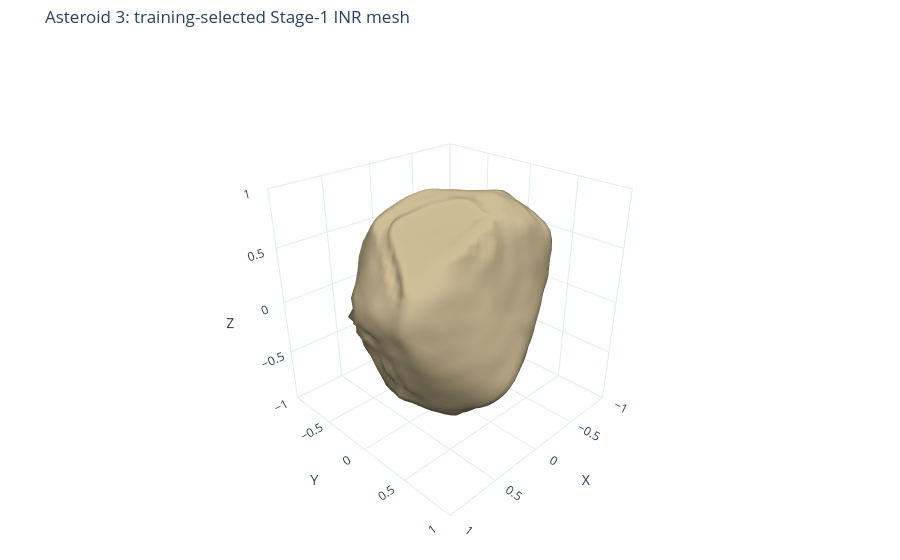
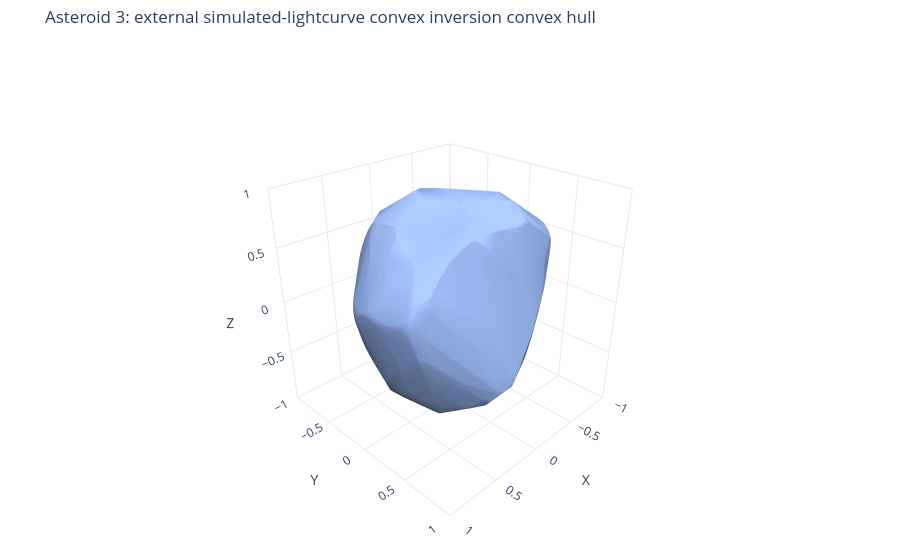

The cell these charts' notebook holds for them, in order:
### Code cell
verts_s1_np = verts_s1[0].detach().cpu().numpy()
faces_np = faces.detach().cpu().numpy()
fig_s1 = plot_interactive_mesh(
    vertices=verts_s1_np, faces=faces_np,
    title=f"Asteroid {ASTEROID_ID}: {SELECTION_STAGE1}-selected Stage-1 INR mesh",
    mesh_color="#c0b08a", show_edges=False,
)
fig_s1.show()
hull_mesh = reference_mesh_norm.convex_hull
fig_hull = plot_interactive_mesh(
    vertices=np.asarray(hull_mesh.vertices), faces=np.asarray(hull_mesh.faces),
    title=f"Asteroid {ASTEROID_ID}: {REFERENCE_MESH_LABEL} convex hull",
    mesh_color="#a0c0ff", show_edges=False,
)
fig_hull.show()

### Figure 1 — Plotly figure (JSON) as saved in the notebook; plotly's stock layout.template omitted (floating-point values rounded to 4 significant figures; data arrays with more than 128 entries replaced by an {"elided": "..."} marker saying what was removed)
{"data": [{"color": "#c0b08a", "flatshading": false, "hovertemplate": "x=%{x:.3f}<br>y=%{y:.3f}<br>z=%{z:.3f}<extra></extra>", "i": {"elided": "5120 int values"}, "j": {"elided": "5120 int values"}, "k": {"elided": "5120 int values"}, "lighting": {"ambient": 0.35, "diffuse": 0.8, "fresnel": 0.12, "roughness": 0.7, "specular": 0.35}, "lightposition": {"x": 120, "y": 200, "z": 80}, "opacity": 1, "showscale": false, "type": "mesh3d", "x": {"elided": "2562 float values"}, "y": {"elided": "2562 float values"}, "z": {"elided": "2562 float values"}}], "layout": {"margin": {"b": 0, "l": 0, "r": 0, "t": 45}, "scene": {"aspectmode": "manual", "aspectratio": {"x": 1, "y": 1, "z": 1}, "camera": {"eye": {"x": 1.65, "y": 1.65, "z": 1.25}, "projection": {"type": "perspective"}}, "xaxis": {"range": [-1, 1], "showspikes": false, "title": {"text": "X"}}, "yaxis": {"range": [-1, 1], "showspikes": false, "title": {"text": "Y"}}, "zaxis": {"range": [-1, 1], "showspikes": false, "title": {"text": "Z"}}}, "title": {"text": "Asteroid 3: training-selected Stage-1 INR mesh"}}}

### Figure 2 — Plotly figure (JSON) as saved in the notebook; plotly's stock layout.template omitted (floating-point values rounded to 4 significant figures; data arrays with more than 128 entries replaced by an {"elided": "..."} marker saying what was removed)
{"data": [{"color": "#a0c0ff", "flatshading": false, "hovertemplate": "x=%{x:.3f}<br>y=%{y:.3f}<br>z=%{z:.3f}<extra></extra>", "i": {"elided": "3726 int values"}, "j": {"elided": "3726 int values"}, "k": {"elided": "3726 int values"}, "lighting": {"ambient": 0.35, "diffuse": 0.8, "fresnel": 0.12, "roughness": 0.7, "specular": 0.35}, "lightposition": {"x": 120, "y": 200, "z": 80}, "opacity": 1, "showscale": false, "type": "mesh3d", "x": {"elided": "1865 float values"}, "y": {"elided": "1865 float values"}, "z": {"elided": "1865 float values"}}], "layout": {"margin": {"b": 0, "l": 0, "r": 0, "t": 45}, "scene": {"aspectmode": "manual", "aspectratio": {"x": 1, "y": 1, "z": 1}, "camera": {"eye": {"x": 1.65, "y": 1.65, "z": 1.25}, "projection": {"type": "perspective"}}, "xaxis": {"range": [-1, 1], "showspikes": false, "title": {"text": "X"}}, "yaxis": {"range": [-1, 1], "showspikes": false, "title": {"text": "Y"}}, "zaxis": {"range": [-1, 1], "showspikes": false, "title": {"text": "Z"}}}, "title": {"text": "Asteroid 3: external simulated-lightcurve convex inversion convex hull"}}}
